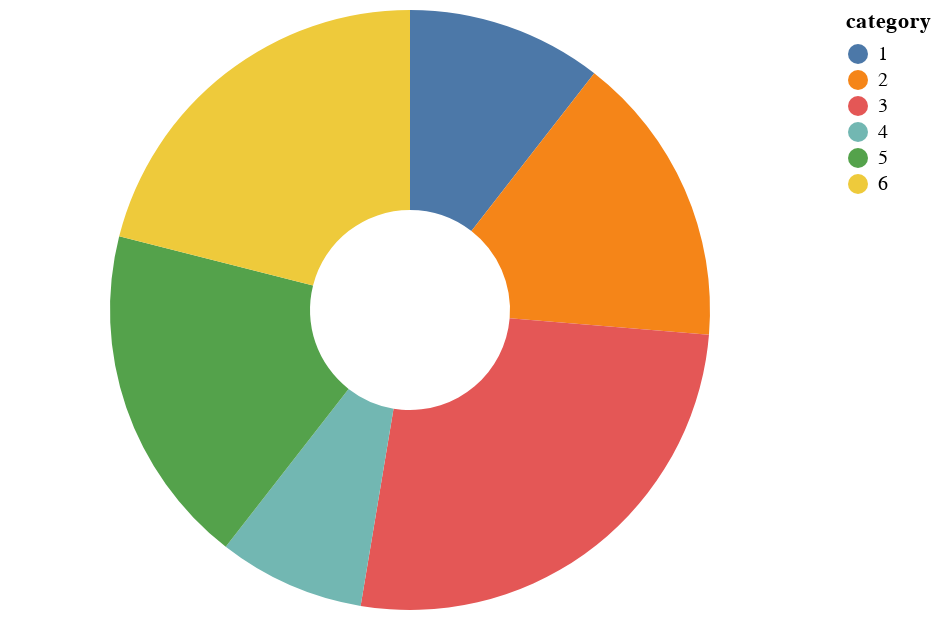

The code cell stored with this chart in its notebook:
### Code cell
source = pd.DataFrame({"category": [1, 2, 3, 4, 5, 6], "value": [4, 6, 10, 3, 7, 8]})

alt.Chart(source).mark_arc(innerRadius=50).encode(
    theta=alt.Theta(field="value", type="quantitative"),
    color=alt.Color(field="category", type="nominal"),
)

### Figure 1 — Vega-Lite specification as saved in the notebook (floating-point values rounded to 4 significant figures)
{"config": {"view": {"continuousWidth": 400, "continuousHeight": 300}}, "data": {"name": "data-c9896de6322bcd9cf0fe9396e0b72d16"}, "mark": {"type": "arc", "innerRadius": 50}, "encoding": {"color": {"field": "category", "type": "nominal"}, "theta": {"field": "value", "type": "quantitative"}}, "$schema": "https://vega.github.io/schema/vega-lite/v4.17.0.json", "datasets": {"data-c9896de6322bcd9cf0fe9396e0b72d16": [{"category": 1, "value": 4}, {"category": 2, "value": 6}, {"category": 3, "value": 10}, {"category": 4, "value": 3}, {"category": 5, "value": 7}, {"category": 6, "value": 8}]}}
